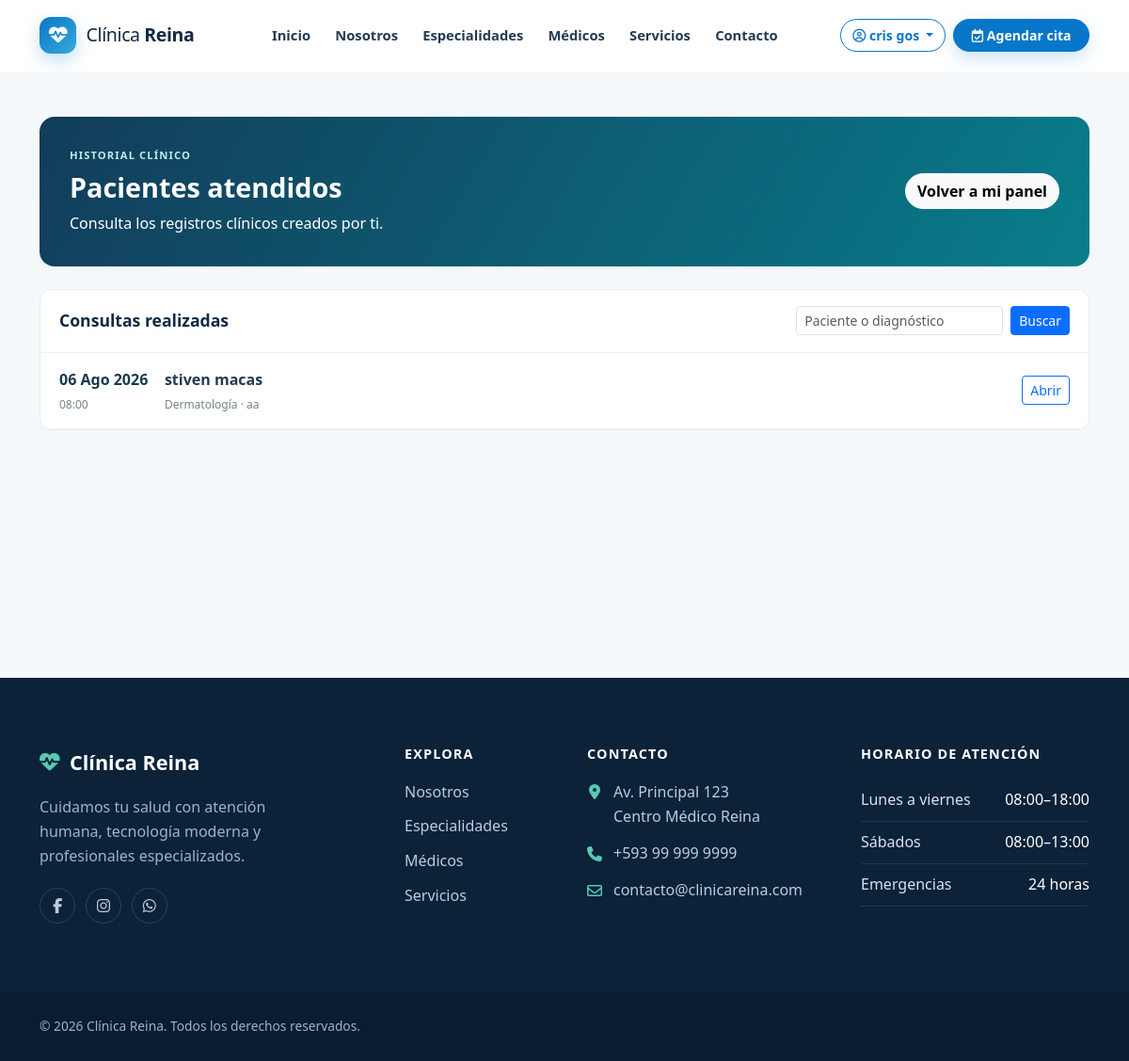
Page /historial/mis-historiales/ (signed in) on the committed database.
### apps/historial/models.py (models this page shows, shortened)
class HistorialClinico(models.Model):
    cita = models.OneToOneField("citas.Cita", on_delete=models.PROTECT, related_name="historial_clinico")
    medico = models.ForeignKey("medicos.Medico", on_delete=models.PROTECT, related_name="historiales")
    paciente = models.ForeignKey("auth.User", on_delete=models.PROTECT, related_name="historiales_clinicos")
    motivo_consulta = models.TextField(max_length=1000, blank=True)
    peso = models.DecimalField(max_digits=5, decimal_places=2, null=True, blank=True, help_text="Kilogramos")
    talla = models.DecimalField(max_digits=4, decimal_places=2, null=True, blank=True, help_text="Metros")
    temperatura = models.DecimalField(max_digits=4, decimal_places=1, null=True, blank=True, help_text="°C")
    presion_arterial = models.CharField(max_length=20, blank=True)
    frecuencia_cardiaca = models.PositiveSmallIntegerField(null=True, blank=True, help_text="Latidos por minuto")
    saturacion_oxigeno = models.PositiveSmallIntegerField(null=True, blank=True, help_text="Porcentaje")
    diagnostico = models.TextField(max_length=3000, blank=True)
    tratamiento = models.TextField(max_length=3000, blank=True)
    observaciones = models.TextField(max_length=2000, blank=True)
    finalizado = models.BooleanField(default=False)
    atendida_en = models.DateTimeField(auto_now_add=True)
    actualizado_en = models.DateTimeField(auto_now=True)
    class Meta:
        ordering = ("-atendida_en",)
        verbose_name = "Historial clínico"
        verbose_name_plural = "Historias clínicas"

### apps/citas/models.py (models this page shows, shortened)
class Cita(models.Model):
    PENDIENTE = "PENDIENTE"
    CONFIRMADA = "CONFIRMADA"
    CANCELADA = "CANCELADA"
    ATENDIDA = "ATENDIDA"
    REAGENDADA = "REAGENDADA"
    ESTADOS = [
        (PENDIENTE, "Pendiente"),
        (CONFIRMADA, "Confirmada"),
        (REAGENDADA, "Reagendada"),
        (ATENDIDA, "Realizada"),
        (CANCELADA, "Cancelada"),
    ]
    paciente = models.ForeignKey(settings.AUTH_USER_MODEL, on_delete=models.PROTECT, related_name="citas")
    medico = models.ForeignKey("medicos.Medico", on_delete=models.PROTECT, related_name="citas")
    especialidad = models.ForeignKey("especialidades.Especialidad", on_delete=models.PROTECT, related_name="citas")
    fecha = models.DateField()
    hora = models.TimeField()
    motivo = models.TextField(max_length=500)
    estado = models.CharField(max_length=12, choices=ESTADOS, default=PENDIENTE)
    creado_en = models.DateTimeField(auto_now_add=True)
    recordatorio_whatsapp_enviado = models.BooleanField(default=False)
    fecha_recordatorio_whatsapp = models.DateTimeField(null=True, blank=True)
    whatsapp_message_id = models.CharField(max_length=255, blank=True)
    estado_recordatorio_whatsapp = models.CharField(max_length=30, blank=True)
    error_recordatorio_whatsapp = models.TextField(blank=True)
    class Meta:
        ordering = ("fecha", "hora")
        constraints = [
            models.UniqueConstraint(
                fields=("medico", "fecha", "hora"),
                condition=~models.Q(estado="CANCELADA"),
                name="cita_medico_fecha_hora_activa_unica",
            )
        ]

### apps/especialidades/models.py (models this page shows, shortened)
class Especialidad(models.Model):
    nombre = models.CharField(
        max_length=100,
        unique=True,
        verbose_name="Nombre"
    )
    descripcion = models.TextField(
        verbose_name="Descripción",
        blank=True
    )
    imagen = models.ImageField(
        upload_to="especialidades/",
        blank=True,
        null=True,
        verbose_name="Imagen"
    )
    activo = models.BooleanField(
        default=True,
        verbose_name="Activo"
    )
    fecha_creacion = models.DateTimeField(
        auto_now_add=True
    )
    class Meta:
        verbose_name = "Especialidad"
        verbose_name_plural = "Especialidades"
        ordering = [
            "nombre"
        ]

### apps/historial/views.py (the view, shortened to what this page needs)
# urls.py: path("mis-historiales/", views.mis_historiales, name="mis_historiales"),
@solo_medico
def mis_historiales(request):
    medico = get_object_or_404(Medico, usuario=request.user, activo=True)
    historiales = HistorialClinico.objects.filter(medico=medico, finalizado=True).select_related(
        "paciente", "cita", "cita__especialidad"
    )
    busqueda = request.GET.get("q", "").strip()
    return render(request, "historial/mis_historiales.html", {
        "medico": medico, "historiales": historiales, "busqueda": busqueda,
    })

### apps/usuarios/models.py (called while the page is built)
    @property
    def es_administrador(self):
        return self.rol == self.Rol.ADMIN or self.usuario.is_superuser

### templates/historial/mis_historiales.html
{% extends "base.html" %}{% load static %}{% block title %}Historiales clínicos | Clínica Reina{% endblock %}{% block css %}<link rel="stylesheet" href="{% static 'css/roles_dashboard.css' %}">{% endblock %}
{% block content %}<section class="role-dashboard"><div class="container py-5"><header class="role-header"><div><p>HISTORIAL CLÍNICO</p><h1>Pacientes atendidos</h1><span>Consulta los registros clínicos creados por ti.</span></div><a class="btn btn-light" href="{% url 'dashboard:medico' %}">Volver a mi panel</a></header><section class="role-card mt-4"><header><h2>Consultas realizadas</h2><form method="get" class="d-flex gap-2"><input class="form-control form-control-sm" name="q" value="{{ busqueda }}" placeholder="Paciente o diagnóstico"><button class="btn btn-sm btn-primary">Buscar</button></form></header>{% for historial in historiales %}<div class="role-row"><strong>{{ historial.atendida_en|date:'d M Y' }}<small>{{ historial.cita.hora|time:'H:i' }}</small></strong><span>{{ historial.paciente.get_full_name|default:historial.paciente.username }}<small>{{ historial.cita.especialidad.nombre }} · {{ historial.diagnostico|truncatechars:100 }}</small></span><a class="btn btn-sm btn-outline-primary" href="{% url 'historial:detalle_historial' historial.pk %}">Abrir</a></div>{% empty %}<p class="empty-role">No se encontraron historiales clínicos.</p>{% endfor %}</section></div></section>{% endblock %}

### templates/componentes/navbar.html (shortened to what this page needs)
{% load socialaccount %}
<nav class="clinic-navbar navbar navbar-expand-xl sticky-top" aria-label="Navegación principal" data-navbar>
  <div class="container">
    <a class="clinic-navbar__brand navbar-brand" href="{% url 'pagina:inicio' %}" aria-label="Clínica Reina, inicio">
      <span class="clinic-navbar__logo" aria-hidden="true"><i class="fa-solid fa-heart-pulse"></i></span>
      <span>Clínica <strong>Reina</strong></span>
    </a>
    <div class="collapse navbar-collapse" id="menuNavbar">
      <ul class="navbar-nav mx-xl-auto">
        <li class="nav-item"><a class="nav-link" href="{% url 'pagina:inicio' %}">Inicio</a></li>
        <li class="nav-item"><a class="nav-link" href="{% url 'pagina:nosotros' %}">Nosotros</a></li>
        <li class="nav-item"><a class="nav-link" href="{% url 'pagina:especialidades' %}">Especialidades</a></li>
        <li class="nav-item"><a class="nav-link" href="{% url 'pagina:medicos' %}">Médicos</a></li>
        <li class="nav-item"><a class="nav-link" href="{% url 'pagina:servicios' %}">Servicios</a></li>
        <li class="nav-item"><a class="nav-link" href="{% url 'pagina:contacto' %}">Contacto</a></li>
      </ul>
      <div class="clinic-navbar__actions d-flex flex-column flex-xl-row align-items-xl-center gap-2">
        {% if user.is_authenticated %}
          <div class="dropdown">
            <button class="btn clinic-user-menu dropdown-toggle" type="button" data-bs-toggle="dropdown" aria-expanded="false">
              <i class="fa-regular fa-circle-user" aria-hidden="true"></i>
              <span>{{ user.get_full_name|default:user.username }}</span>
            </button>
          </div>
        {% endif %}
        <a href="{% url 'citas:agendar' %}" class="btn clinic-appointment-btn"><i class="fa-regular fa-calendar-check" aria-hidden="true"></i> Agendar cita</a>
      </div>
    </div>
  </div>
</nav>

### static/css/variables.css (style rules this page uses)
:root { --color-primary: #0877c9; --color-primary-dark: #075a98; --color-primary-soft: #e9f5fd; --color-secondary: #64748b; --color-success: #1f9d7a; --color-success-soft: #e7f7f1; --color-danger: #dc3545; --color-dark: #102a43; --color-background: #f6f9fc; --color-surface: #ffffff; --color-text: #243b53; --color-muted: #627d98; --color-border: #d9e2ec; --font-family: "Segoe UI", Roboto, "Helvetica Neue", Arial, sans-serif; --radius-sm: .5rem; --radius-md: 1rem; --radius-lg: 1.5rem; --radius-pill: 999px; --shadow-sm: 0 4px 14px rgb(16 42 67 / 7%); --shadow-md: 0 14px 36px rgb(16 42 67 / 12%); --shadow-lg: 0 24px 60px rgb(16 42 67 / 16%); --space-xs: .5rem; --space-sm: .75rem; --space-md: 1rem; --space-lg: 1.5rem; --space-xl: 2.5rem; --transition-fast: 180ms ease; --transition-normal: 320ms ease; --navbar-height: 76px; }

### static/css/base.css (style rules this page uses)
html { scroll-behavior: smooth; scroll-padding-top: calc(var(--navbar-height) + 1rem); }
body { min-height: 100vh; display: flex; flex-direction: column; margin: 0; overflow-x: hidden; color: var(--color-text); background: var(--color-background); font-family: var(--font-family); line-height: 1.65; text-rendering: optimizeLegibility; }
h1, h2, h3, h4, h5, h6 { color: var(--color-dark); font-weight: 700; line-height: 1.2; text-wrap: balance; }
p { text-wrap: pretty; }
a { color: var(--color-primary); text-decoration: none; transition: color var(--transition-fast); }
section { position: relative; }

### static/css/navbar.css (style rules this page uses)
.clinic-navbar { min-height: var(--navbar-height); padding-block: .75rem; background: rgb(255 255 255 / 96%); border-bottom: 1px solid transparent; backdrop-filter: blur(14px); transition: min-height var(--transition-normal), box-shadow var(--transition-normal), border-color var(--transition-normal); }
.clinic-navbar__brand { display: inline-flex; align-items: center; gap: .65rem; color: var(--color-dark); font-size: 1.22rem; letter-spacing: -.02em; }
.clinic-navbar__logo { display: inline-grid; width: 2.45rem; height: 2.45rem; place-items: center; color: #fff; background: linear-gradient(135deg, var(--color-primary), #39a9db); border-radius: .75rem; box-shadow: 0 7px 18px rgb(8 119 201 / 24%); }
.clinic-navbar .nav-link { position: relative; margin-inline: .1rem; padding: .65rem .72rem !important; color: var(--color-text); font-size: .92rem; font-weight: 600; }
.clinic-navbar .nav-link::after { position: absolute; right: .7rem; bottom: .35rem; left: .7rem; height: 2px; content: ""; background: var(--color-primary); transform: scaleX(0); transition: transform var(--transition-fast); }
.clinic-navbar__actions .btn { white-space: nowrap; border-radius: var(--radius-pill); font-size: .88rem; font-weight: 700; }
.clinic-login-btn, .clinic-user-menu { color: var(--color-primary); background: transparent; border-color: var(--color-primary); }
.clinic-appointment-btn { padding-inline: 1.15rem; color: #fff; background: var(--color-primary); border-color: var(--color-primary); box-shadow: 0 7px 18px rgb(8 119 201 / 20%); }

### static/css/roles_dashboard.css (style rules this page uses)
.role-dashboard { min-height: 70vh; background: #f5f8fb; }
.role-header { display: flex; justify-content: space-between; align-items: center; gap: 1.5rem; padding: 2rem; color: #fff; background: linear-gradient(120deg, #123c5a, #087d8b); border-radius: var(--radius-md); }
.role-header p { margin: 0 0 .45rem; color: #bdeee9; font-size: .7rem; font-weight: 800; letter-spacing: .1em; }
.role-header h1 { margin: 0 0 .5rem; color: #fff; font-size: 1.8rem; }
.role-header .btn { flex: 0 0 auto; border-radius: var(--radius-pill); font-weight: 700; }
.role-card { overflow: hidden; background: #fff; border: 1px solid #e7eef1; border-radius: .8rem; }
.role-card > header { display: flex; justify-content: space-between; align-items: center; padding: 1.1rem 1.25rem; border-bottom: 1px solid #edf1f2; }
.role-card h2 { margin: 0; font-size: 1.1rem; }
.role-row { display: flex; gap: 1.1rem; align-items: center; padding: .95rem 1.25rem; border-bottom: 1px solid #edf1f2; }
.role-row > strong { min-width: 4.25rem; color: #173b50; }
.role-row span { flex: 1; font-weight: 600; }
.role-row small,.reception-table small { display: block; margin-top: .2rem; color: #73828b; font-size: .75rem; font-weight: 400; }

### rows in the picture
HistorialClinico: atendida_en "06 Ago 2026", cita.hora "08:00", paciente.get_full_name "stiven macas", cita.especialidad.nombre "Dermatología", diagnostico "aa"

### other values in the picture
{{ user.get_full_name|default:user.username }} "cris gos"
